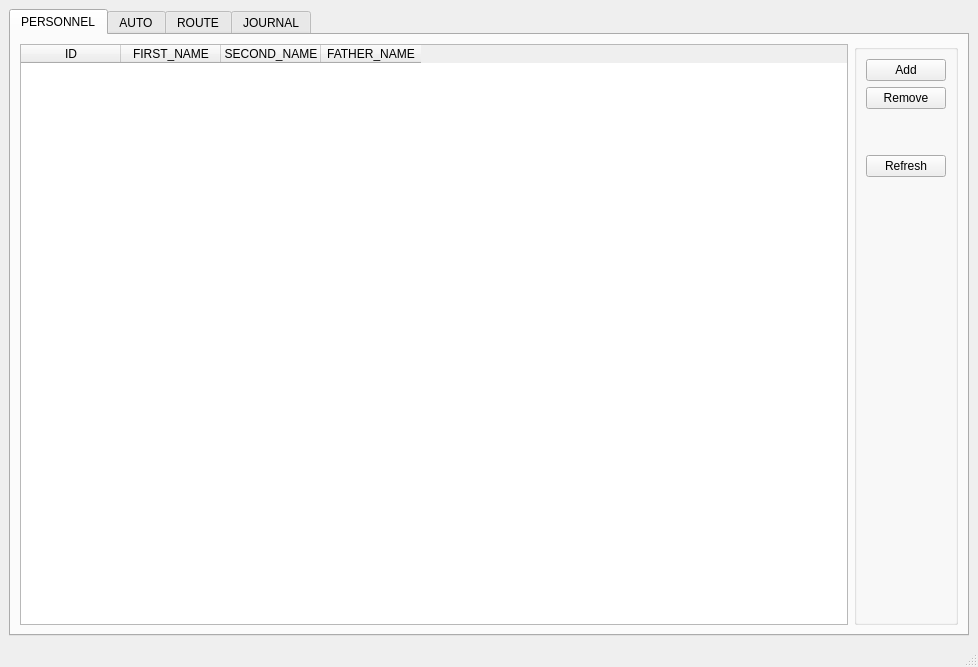
<?xml version="1.0" encoding="UTF-8"?>
<ui version="4.0">
 <class>MainWindow</class>
 <widget class="QMainWindow" name="MainWindow">
  <property name="geometry">
   <rect>
    <x>0</x>
    <y>0</y>
    <width>978</width>
    <height>667</height>
   </rect>
  </property>
  <property name="windowTitle">
   <string>MainWindow</string>
  </property>
  <widget class="QWidget" name="centralwidget">
   <layout class="QHBoxLayout" name="horizontalLayout">
    <item>
     <widget class="QTabWidget" name="tabs">
      <property name="currentIndex">
       <number>0</number>
      </property>
      <widget class="QWidget" name="personnelTab">
       <attribute name="title">
        <string>PERSONNEL</string>
       </attribute>
       <layout class="QHBoxLayout" name="horizontalLayout_5">
        <item>
         <widget class="QTableWidget" name="personnelTable">
          <column>
           <property name="text">
            <string>ID</string>
           </property>
          </column>
          <column>
           <property name="text">
            <string>FIRST_NAME</string>
           </property>
          </column>
          <column>
           <property name="text">
            <string>SECOND_NAME</string>
           </property>
          </column>
          <column>
           <property name="text">
            <string>FATHER_NAME</string>
           </property>
          </column>
         </widget>
        </item>
        <item>
         <widget class="QGroupBox" name="groupBox_2">
          <property name="title">
           <string/>
          </property>
          <layout class="QVBoxLayout" name="verticalLayout_2">
           <item>
            <widget class="QPushButton" name="addPersonBtn">
             <property name="text">
              <string>Add</string>
             </property>
            </widget>
           </item>
           <item>
            <widget class="QPushButton" name="removePersonBtn">
             <property name="text">
              <string>Remove</string>
             </property>
            </widget>
           </item>
           <item>
            <spacer name="verticalSpacer_5">
             <property name="orientation">
              <enum>Qt::Vertical</enum>
             </property>
             <property name="sizeType">
              <enum>QSizePolicy::Fixed</enum>
             </property>
             <property name="sizeHint" stdset="0">
              <size>
               <width>20</width>
               <height>40</height>
              </size>
             </property>
            </spacer>
           </item>
           <item>
            <widget class="QPushButton" name="refreshPerson">
             <property name="text">
              <string>Refresh</string>
             </property>
            </widget>
           </item>
           <item>
            <spacer name="verticalSpacer_2">
             <property name="orientation">
              <enum>Qt::Vertical</enum>
             </property>
             <property name="sizeHint" stdset="0">
              <size>
               <width>20</width>
               <height>40</height>
              </size>
             </property>
            </spacer>
           </item>
          </layout>
         </widget>
        </item>
       </layout>
      </widget>
      <widget class="QWidget" name="autoTab">
       <attribute name="title">
        <string>AUTO</string>
       </attribute>
       <layout class="QHBoxLayout" name="horizontalLayout_2">
        <item>
         <widget class="QTableWidget" name="autoTable">
          <column>
           <property name="text">
            <string>ID</string>
           </property>
          </column>
          <column>
           <property name="text">
            <string>NUM</string>
           </property>
          </column>
          <column>
           <property name="text">
            <string>COLOR</string>
           </property>
          </column>
          <column>
           <property name="text">
            <string>MARK</string>
           </property>
          </column>
          <column>
           <property name="text">
            <string>PERSONNEL_ID</string>
           </property>
          </column>
         </widget>
        </item>
        <item>
         <widget class="QGroupBox" name="groupBox">
          <property name="title">
           <string/>
          </property>
          <layout class="QVBoxLayout" name="verticalLayout">
           <item>
            <widget class="QPushButton" name="addAutoBtn">
             <property name="text">
              <string>Add</string>
             </property>
            </widget>
           </item>
           <item>
            <widget class="QPushButton" name="removeAutoBtn">
             <property name="text">
              <string>Remove</string>
             </property>
            </widget>
           </item>
           <item>
            <spacer name="verticalSpacer_6">
             <property name="orientation">
              <enum>Qt::Vertical</enum>
             </property>
             <property name="sizeType">
              <enum>QSizePolicy::Fixed</enum>
             </property>
             <property name="sizeHint" stdset="0">
              <size>
               <width>20</width>
               <height>40</height>
              </size>
             </property>
            </spacer>
           </item>
           <item>
            <widget class="QPushButton" name="refreshAuto">
             <property name="text">
              <string>Refresh</string>
             </property>
            </widget>
           </item>
           <item>
            <spacer name="verticalSpacer">
             <property name="orientation">
              <enum>Qt::Vertical</enum>
             </property>
             <property name="sizeHint" stdset="0">
              <size>
               <width>20</width>
               <height>40</height>
              </size>
             </property>
            </spacer>
           </item>
          </layout>
         </widget>
        </item>
       </layout>
      </widget>
      <widget class="QWidget" name="routeTab">
       <attribute name="title">
        <string>ROUTE</string>
       </attribute>
       <layout class="QHBoxLayout" name="horizontalLayout_4">
        <item>
         <widget class="QTableWidget" name="routeTable">
          <column>
           <property name="text">
            <string>ID</string>
           </property>
          </column>
          <column>
           <property name="text">
            <string>NAME</string>
           </property>
          </column>
         </widget>
        </item>
        <item>
         <widget class="QGroupBox" name="groupBox_3">
          <property name="title">
           <string/>
          </property>
          <layout class="QVBoxLayout" name="verticalLayout_3">
           <item>
            <widget class="QPushButton" name="addRouteBtn">
             <property name="text">
              <string>Add</string>
             </property>
            </widget>
           </item>
           <item>
            <widget class="QPushButton" name="removeRouteBtn">
             <property name="text">
              <string>Remove</string>
             </property>
            </widget>
           </item>
           <item>
            <spacer name="verticalSpacer_7">
             <property name="orientation">
              <enum>Qt::Vertical</enum>
             </property>
             <property name="sizeType">
              <enum>QSizePolicy::Fixed</enum>
             </property>
             <property name="sizeHint" stdset="0">
              <size>
               <width>20</width>
               <height>40</height>
              </size>
             </property>
            </spacer>
           </item>
           <item>
            <widget class="QPushButton" name="refreshRoute">
             <property name="text">
              <string>Refresh</string>
             </property>
            </widget>
           </item>
           <item>
            <spacer name="verticalSpacer_3">
             <property name="orientation">
              <enum>Qt::Vertical</enum>
             </property>
             <property name="sizeHint" stdset="0">
              <size>
               <width>20</width>
               <height>40</height>
              </size>
             </property>
            </spacer>
           </item>
          </layout>
         </widget>
        </item>
       </layout>
      </widget>
      <widget class="QWidget" name="journalTab">
       <attribute name="title">
        <string>JOURNAL</string>
       </attribute>
       <layout class="QHBoxLayout" name="horizontalLayout_3">
        <item>
         <widget class="QTableWidget" name="journalTable">
          <column>
           <property name="text">
            <string>ID</string>
           </property>
          </column>
          <column>
           <property name="text">
            <string>TIME_OUT</string>
           </property>
          </column>
          <column>
           <property name="text">
            <string>TIME_IN</string>
           </property>
          </column>
          <column>
           <property name="text">
            <string>AUTO_ID</string>
           </property>
          </column>
          <column>
           <property name="text">
            <string>ROUTE_ID</string>
           </property>
          </column>
         </widget>
        </item>
        <item>
         <widget class="QGroupBox" name="groupBox_4">
          <property name="title">
           <string/>
          </property>
          <layout class="QVBoxLayout" name="verticalLayout_4">
           <item>
            <widget class="QPushButton" name="addTripBtn">
             <property name="text">
              <string>Add</string>
             </property>
            </widget>
           </item>
           <item>
            <widget class="QPushButton" name="removeTripBtn">
             <property name="text">
              <string>Remove</string>
             </property>
            </widget>
           </item>
           <item>
            <spacer name="verticalSpacer_8">
             <property name="orientation">
              <enum>Qt::Vertical</enum>
             </property>
             <property name="sizeType">
              <enum>QSizePolicy::Fixed</enum>
             </property>
             <property name="sizeHint" stdset="0">
              <size>
               <width>20</width>
               <height>40</height>
              </size>
             </property>
            </spacer>
           </item>
           <item>
            <widget class="QPushButton" name="refreshJournal">
             <property name="text">
              <string>Refresh</string>
             </property>
            </widget>
           </item>
           <item>
            <spacer name="verticalSpacer_4">
             <property name="orientation">
              <enum>Qt::Vertical</enum>
             </property>
             <property name="sizeHint" stdset="0">
              <size>
               <width>20</width>
               <height>40</height>
              </size>
             </property>
            </spacer>
           </item>
          </layout>
         </widget>
        </item>
       </layout>
      </widget>
     </widget>
    </item>
   </layout>
  </widget>
  <widget class="QMenuBar" name="menubar">
   <property name="geometry">
    <rect>
     <x>0</x>
     <y>0</y>
     <width>978</width>
     <height>22</height>
    </rect>
   </property>
  </widget>
  <widget class="QStatusBar" name="statusbar"/>
 </widget>
 <resources/>
 <connections/>
</ui>
